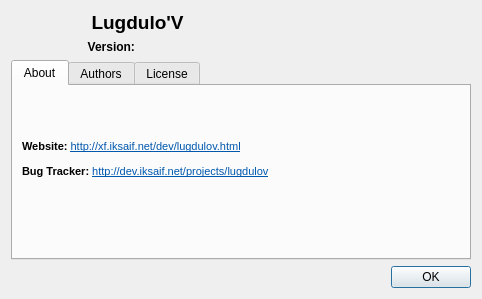
<?xml version="1.0" encoding="UTF-8"?>
<ui version="4.0">
 <class>AboutDialog</class>
 <widget class="QDialog" name="AboutDialog">
  <property name="geometry">
   <rect>
    <x>0</x>
    <y>0</y>
    <width>482</width>
    <height>299</height>
   </rect>
  </property>
  <property name="windowTitle">
   <string>About Lugdlo'V</string>
  </property>
  <layout class="QGridLayout" name="gridLayout">
   <item row="0" column="0" rowspan="2">
    <widget class="QLabel" name="iconLabel">
     <property name="sizePolicy">
      <sizepolicy hsizetype="Preferred" vsizetype="Fixed">
       <horstretch>0</horstretch>
       <verstretch>0</verstretch>
      </sizepolicy>
     </property>
     <property name="maximumSize">
      <size>
       <width>64</width>
       <height>64</height>
      </size>
     </property>
     <property name="text">
      <string/>
     </property>
     <property name="pixmap">
      <pixmap resource="res/lugdulov.qrc">:/res/icon64.png</pixmap>
     </property>
    </widget>
   </item>
   <item row="0" column="1">
    <widget class="QLabel" name="titleLabel">
     <property name="font">
      <font>
       <pointsize>14</pointsize>
       <weight>75</weight>
       <bold>true</bold>
      </font>
     </property>
     <property name="text">
      <string>  Lugdulo'V</string>
     </property>
    </widget>
   </item>
   <item row="1" column="1">
    <widget class="QLabel" name="versionLabel">
     <property name="font">
      <font>
       <weight>75</weight>
       <bold>true</bold>
      </font>
     </property>
     <property name="text">
      <string>  Version: </string>
     </property>
    </widget>
   </item>
   <item row="2" column="0" colspan="2">
    <widget class="QTabWidget" name="tabWidget">
     <property name="currentIndex">
      <number>0</number>
     </property>
     <widget class="QWidget" name="tabAbout">
      <attribute name="title">
       <string>About</string>
      </attribute>
      <layout class="QGridLayout" name="gridLayout_4">
       <item row="0" column="0">
        <widget class="QLabel" name="aboutLabel">
         <property name="text">
          <string>&lt;!DOCTYPE HTML PUBLIC &quot;-//W3C//DTD HTML 4.0//EN&quot; &quot;http://www.w3.org/TR/REC-html40/strict.dtd&quot;&gt;
&lt;html&gt;&lt;head&gt;&lt;meta name=&quot;qrichtext&quot; content=&quot;1&quot; /&gt;&lt;style type=&quot;text/css&quot;&gt;
p, li { white-space: pre-wrap; }
&lt;/style&gt;&lt;/head&gt;&lt;body style=&quot; font-family:'DejaVu Sans'; font-size:8pt; font-weight:400; font-style:normal;&quot;&gt;
&lt;p style=&quot; margin-top:0px; margin-bottom:0px; margin-left:0px; margin-right:0px; -qt-block-indent:0; text-indent:0px;&quot;&gt;&lt;span style=&quot; font-weight:600;&quot;&gt;Website:&lt;/span&gt; &lt;a href=&quot;http://xf.iksaif.net/dev/lugdulov.html&quot;&gt;&lt;span style=&quot; text-decoration: underline; color:#0057ae;&quot;&gt;http://xf.iksaif.net/dev/lugdulov.html&lt;/span&gt;&lt;/a&gt;&lt;/p&gt;
&lt;p style=&quot; margin-top:12px; margin-bottom:12px; margin-left:0px; margin-right:0px; -qt-block-indent:0; text-indent:0px;&quot;&gt;&lt;span style=&quot; font-weight:600;&quot;&gt;Bug Tracker: &lt;/span&gt;&lt;a href=&quot;http://dev.iksaif.net/projects/lugdulov&quot;&gt;&lt;span style=&quot; text-decoration: underline; color:#0057ae;&quot;&gt;http://dev.iksaif.net/projects/lugdulov&lt;/span&gt;&lt;/a&gt;&lt;/p&gt;
&lt;p style=&quot; margin-top:12px; margin-bottom:12px; margin-left:0px; margin-right:0px; -qt-block-indent:0; text-indent:0px;&quot;&gt;&lt;a href=&quot;https://www.paypal.com/cgi-bin/webscr?cmd=_donations&amp;amp;business=corentincj@iksaif.net&amp;amp;lc=US&amp;amp;item_name=Lugdulo'V&amp;amp;currency_code=EUR&amp;amp;bn=PP%2dDonationsBF%3abtn_donate_SM%2egif%3aNonHosted&quot;&gt;&lt;img src=&quot;:/res/paypal.gif&quot; /&gt;&lt;/a&gt; &lt;a href=&quot;https://flattr.com/thing/74339/LugduloV&quot;&gt;&lt;img src=&quot;:/res/flattr.png&quot; /&gt;&lt;/a&gt;&lt;/p&gt;&lt;/body&gt;&lt;/html&gt;</string>
         </property>
         <property name="textFormat">
          <enum>Qt::RichText</enum>
         </property>
         <property name="openExternalLinks">
          <bool>true</bool>
         </property>
        </widget>
       </item>
      </layout>
     </widget>
     <widget class="QWidget" name="tabAuthors">
      <attribute name="title">
       <string>Authors</string>
      </attribute>
      <layout class="QGridLayout" name="gridLayout_3">
       <item row="0" column="0">
        <widget class="QTextBrowser" name="authorsBrowser">
         <property name="html">
          <string>&lt;!DOCTYPE HTML PUBLIC &quot;-//W3C//DTD HTML 4.0//EN&quot; &quot;http://www.w3.org/TR/REC-html40/strict.dtd&quot;&gt;
&lt;html&gt;&lt;head&gt;&lt;meta name=&quot;qrichtext&quot; content=&quot;1&quot; /&gt;&lt;style type=&quot;text/css&quot;&gt;
p, li { white-space: pre-wrap; }
&lt;/style&gt;&lt;/head&gt;&lt;body style=&quot; font-family:'DejaVu Sans'; font-size:8pt; font-weight:400; font-style:normal;&quot;&gt;
&lt;p style=&quot; margin-top:0px; margin-bottom:0px; margin-left:0px; margin-right:0px; -qt-block-indent:0; text-indent:0px;&quot;&gt;Copyright (C) 2010 Corentin Chary &amp;lt;corentin.chary@gmail.com&amp;gt;&lt;/p&gt;
&lt;p style=&quot;-qt-paragraph-type:empty; margin-top:0px; margin-bottom:0px; margin-left:0px; margin-right:0px; -qt-block-indent:0; text-indent:0px;&quot;&gt;&lt;/p&gt;
&lt;p style=&quot; margin-top:0px; margin-bottom:0px; margin-left:0px; margin-right:0px; -qt-block-indent:0; text-indent:0px;&quot;&gt;&lt;span style=&quot; font-weight:600;&quot;&gt;Thanks to:&lt;/span&gt;&lt;/p&gt;
&lt;p style=&quot; margin-top:0px; margin-bottom:0px; margin-left:0px; margin-right:0px; -qt-block-indent:0; text-indent:0px;&quot;&gt;Patrick Installé &amp;lt;PatrickInstalle@P-Installe.be&amp;gt; - most of the plugins comes from his work&lt;/p&gt;
&lt;p style=&quot;-qt-paragraph-type:empty; margin-top:0px; margin-bottom:0px; margin-left:0px; margin-right:0px; -qt-block-indent:0; text-indent:0px;&quot;&gt;&lt;/p&gt;&lt;/body&gt;&lt;/html&gt;</string>
         </property>
        </widget>
       </item>
      </layout>
     </widget>
     <widget class="QWidget" name="tabLicense">
      <attribute name="title">
       <string>License</string>
      </attribute>
      <layout class="QGridLayout" name="gridLayout_2">
       <item row="0" column="0">
        <widget class="QTextBrowser" name="licenceBrowser">
         <property name="html">
          <string>&lt;!DOCTYPE HTML PUBLIC &quot;-//W3C//DTD HTML 4.0//EN&quot; &quot;http://www.w3.org/TR/REC-html40/strict.dtd&quot;&gt;
&lt;html&gt;&lt;head&gt;&lt;meta name=&quot;qrichtext&quot; content=&quot;1&quot; /&gt;&lt;style type=&quot;text/css&quot;&gt;
p, li { white-space: pre-wrap; }
&lt;/style&gt;&lt;/head&gt;&lt;body style=&quot; font-family:'DejaVu Sans'; font-size:8pt; font-weight:400; font-style:normal;&quot;&gt;
&lt;p style=&quot; margin-top:0px; margin-bottom:0px; margin-left:0px; margin-right:0px; -qt-block-indent:0; text-indent:0px;&quot;&gt;This program is free software; you can redistribute it and/or modify&lt;/p&gt;
&lt;p style=&quot; margin-top:0px; margin-bottom:0px; margin-left:0px; margin-right:0px; -qt-block-indent:0; text-indent:0px;&quot;&gt;it under the terms of the GNU General Public License as published by&lt;/p&gt;
&lt;p style=&quot; margin-top:0px; margin-bottom:0px; margin-left:0px; margin-right:0px; -qt-block-indent:0; text-indent:0px;&quot;&gt;the Free Software Foundation; either version 2 of the License, or&lt;/p&gt;
&lt;p style=&quot; margin-top:0px; margin-bottom:0px; margin-left:0px; margin-right:0px; -qt-block-indent:0; text-indent:0px;&quot;&gt;(at your option) any later version.&lt;/p&gt;
&lt;p style=&quot;-qt-paragraph-type:empty; margin-top:0px; margin-bottom:0px; margin-left:0px; margin-right:0px; -qt-block-indent:0; text-indent:0px;&quot;&gt;&lt;/p&gt;
&lt;p style=&quot; margin-top:0px; margin-bottom:0px; margin-left:0px; margin-right:0px; -qt-block-indent:0; text-indent:0px;&quot;&gt;This program is distributed in the hope that it will be useful, but&lt;/p&gt;
&lt;p style=&quot; margin-top:0px; margin-bottom:0px; margin-left:0px; margin-right:0px; -qt-block-indent:0; text-indent:0px;&quot;&gt;WITHOUT ANY WARRANTY; without even the implied warranty of MERCHANTABILITY&lt;/p&gt;
&lt;p style=&quot; margin-top:0px; margin-bottom:0px; margin-left:0px; margin-right:0px; -qt-block-indent:0; text-indent:0px;&quot;&gt;or FITNESS FOR A PARTICULAR PURPOSE. See the GNU General Public License&lt;/p&gt;
&lt;p style=&quot; margin-top:0px; margin-bottom:0px; margin-left:0px; margin-right:0px; -qt-block-indent:0; text-indent:0px;&quot;&gt;for more details.&lt;/p&gt;
&lt;p style=&quot;-qt-paragraph-type:empty; margin-top:0px; margin-bottom:0px; margin-left:0px; margin-right:0px; -qt-block-indent:0; text-indent:0px;&quot;&gt;&lt;/p&gt;
&lt;p style=&quot; margin-top:0px; margin-bottom:0px; margin-left:0px; margin-right:0px; -qt-block-indent:0; text-indent:0px;&quot;&gt;You should have received a copy of the GNU General Public License along&lt;/p&gt;
&lt;p style=&quot; margin-top:0px; margin-bottom:0px; margin-left:0px; margin-right:0px; -qt-block-indent:0; text-indent:0px;&quot;&gt;with this program; if not, write to the Free Software Foundation, Inc.,&lt;/p&gt;
&lt;p style=&quot; margin-top:0px; margin-bottom:0px; margin-left:0px; margin-right:0px; -qt-block-indent:0; text-indent:0px;&quot;&gt;59 Temple Place, Suite 330, Boston, MA 02111-1307 USA&lt;/p&gt;&lt;/body&gt;&lt;/html&gt;</string>
         </property>
        </widget>
       </item>
      </layout>
     </widget>
    </widget>
   </item>
   <item row="3" column="0" colspan="2">
    <widget class="QDialogButtonBox" name="buttonBox">
     <property name="orientation">
      <enum>Qt::Horizontal</enum>
     </property>
     <property name="standardButtons">
      <set>QDialogButtonBox::Ok</set>
     </property>
    </widget>
   </item>
  </layout>
 </widget>
 <resources>
  <include location="res/lugdulov.qrc"/>
 </resources>
 <connections>
  <connection>
   <sender>buttonBox</sender>
   <signal>accepted()</signal>
   <receiver>AboutDialog</receiver>
   <slot>accept()</slot>
   <hints>
    <hint type="sourcelabel">
     <x>248</x>
     <y>254</y>
    </hint>
    <hint type="destinationlabel">
     <x>157</x>
     <y>274</y>
    </hint>
   </hints>
  </connection>
  <connection>
   <sender>buttonBox</sender>
   <signal>rejected()</signal>
   <receiver>AboutDialog</receiver>
   <slot>reject()</slot>
   <hints>
    <hint type="sourcelabel">
     <x>316</x>
     <y>260</y>
    </hint>
    <hint type="destinationlabel">
     <x>286</x>
     <y>274</y>
    </hint>
   </hints>
  </connection>
 </connections>
</ui>
